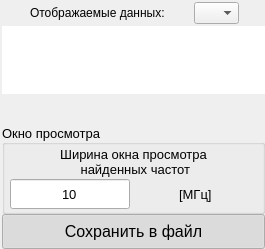
       <widget class="QWidget" name="widget_main" native="true">
        <property name="styleSheet">
         <string notr="true"/>
        </property>
        <layout class="QVBoxLayout" name="layout_main">
         <property name="spacing">
          <number>0</number>
         </property>
         <property name="leftMargin">
          <number>0</number>
         </property>
         <property name="topMargin">
          <number>0</number>
         </property>
         <property name="rightMargin">
          <number>0</number>
         </property>
         <property name="bottomMargin">
          <number>0</number>
         </property>
         <item>
          <widget class="QWidget" name="widget_main_body" native="true">
           <property name="styleSheet">
            <string notr="true"/>
           </property>
           <layout class="QHBoxLayout" name="layout__main_body" stretch="1,0">
            <property name="spacing">
             <number>0</number>
            </property>
            <property name="leftMargin">
             <number>0</number>
            </property>
            <property name="topMargin">
             <number>0</number>
            </property>
            <property name="rightMargin">
             <number>0</number>
            </property>
            <property name="bottomMargin">
             <number>0</number>
            </property>
            <item>
             <widget class="QWidget" name="widget_plotting" native="true">
              <property name="styleSheet">
               <string notr="true">QWidget{
background-color: rgb(240, 240, 240);
color: rgb(0, 0, 0);
}</string>
              </property>
              <layout class="QVBoxLayout" name="layout_plotting">
               <property name="spacing">
                <number>0</number>
               </property>
               <property name="leftMargin">
                <number>0</number>
               </property>
               <property name="topMargin">
                <number>0</number>
               </property>
               <property name="rightMargin">
                <number>0</number>
               </property>
               <property name="bottomMargin">
                <number>0</number>
               </property>
               <item>
                <widget class="QWidget" name="widget_plot_1" native="true">
                 <layout class="QVBoxLayout" name="layout_plot_1">
                  <property name="spacing">
                   <number>0</number>
                  </property>
                  <property name="leftMargin">
                   <number>0</number>
                  </property>
                  <property name="topMargin">
                   <number>0</number>
                  </property>
                  <property name="rightMargin">
                   <number>0</number>
                  </property>
                  <property name="bottomMargin">
                   <number>0</number>
                  </property>
                 </layout>
                </widget>
               </item>
              </layout>
             </widget>
            </item>
            <item>
             <widget class="QWidget" name="widget_right" native="true">
              <property name="minimumSize">
               <size>
                <width>265</width>
                <height>0</height>
               </size>
              </property>
              <property name="styleSheet">
               <string notr="true"/>
              </property>
              <layout class="QHBoxLayout" name="layout_right">
               <property name="spacing">
                <number>0</number>
               </property>
               <property name="leftMargin">
                <number>0</number>
               </property>
               <property name="topMargin">
                <number>0</number>
               </property>
               <property name="rightMargin">
                <number>0</number>
               </property>
               <property name="bottomMargin">
                <number>0</number>
               </property>
               <item>
                <widget class="QWidget" name="widget_table" native="true">
                 <property name="styleSheet">
                  <string notr="true">/* Состояние - не выбран*/
QCheckBox::indicator:unchecked {
	/* Выбор картинки*/
	image: url(:/table_checkbox/resource/table_checkbox/var2_color/no_red_24dp.svg);
}

/* Состояние -  выбран*/
QCheckBox::indicator:checked {
	/* Выбор картинки*/
	image: url(:/table_checkbox/resource/table_checkbox/var2_color/yes_green_24dp.svg);
}
</string>
                 </property>
                 <layout class="QVBoxLayout" name="layout_table">
                  <property name="spacing">
                   <number>0</number>
                  </property>
                  <property name="leftMargin">
                   <number>2</number>
                  </property>
                  <property name="topMargin">
                   <number>0</number>
                  </property>
                  <property name="rightMargin">
                   <number>0</number>
                  </property>
                  <property name="bottomMargin">
                   <number>0</number>
                  </property>
                  <item>
                   <widget class="QWidget" name="widget_table_view_mode" native="true">
                    <layout class="QHBoxLayout" name="horizontalLayout">
                     <property name="spacing">
                      <number>0</number>
                     </property>
                     <property name="leftMargin">
                      <number>2</number>
                     </property>
                     <property name="topMargin">
                      <number>2</number>
                     </property>
                     <property name="rightMargin">
                      <number>0</number>
                     </property>
                     <property name="bottomMargin">
                      <number>2</number>
                     </property>
                     <item>
                      <widget class="QLabel" name="label_text_select_table_display">
                       <property name="sizePolicy">
                        <sizepolicy hsizetype="Maximum" vsizetype="Preferred">
                         <horstretch>0</horstretch>
                         <verstretch>0</verstretch>
                        </sizepolicy>
                       </property>
                       <property name="text">
                        <string>Отображаемые данных: </string>
                       </property>
                      </widget>
                     </item>
                     <item>
                      <widget class="QComboBox" name="comboBox_select_table_view">
                       <property name="maximumSize">
                        <size>
                         <width>45</width>
                         <height>16777215</height>
                        </size>
                       </property>
                       <property name="styleSheet">
                        <string notr="true">QWidget{
selection-background-color: rgb(191, 191, 191);

}</string>
                       </property>
                       <property name="currentText">
                        <string/>
                       </property>
                       <property name="insertPolicy">
                        <enum>QComboBox::InsertPolicy::InsertAtBottom</enum>
                       </property>
                       <property name="iconSize">
                        <size>
                         <width>20</width>
                         <height>20</height>
                        </size>
                       </property>
                       <item>
                        <property name="text">
                         <string/>
                        </property>
                        <property name="icon">
                         <iconset resource="resources.qrc">
                          <normaloff>:/multi_check_box/resource/multi_check_box_svg/all_24dp.svg</normaloff>:/multi_check_box/resource/multi_check_box_svg/all_24dp.svg</iconset>
                        </property>
                       </item>
                       <item>
                        <property name="text">
                         <string/>
                        </property>
                        <property name="icon">
                         <iconset resource="resources.qrc">
                          <normaloff>:/multi_check_box/resource/multi_check_box_svg/undefined_24dp.svg</normaloff>:/multi_check_box/resource/multi_check_box_svg/undefined_24dp.svg</iconset>
                        </property>
                       </item>
                       <item>
                        <property name="text">
                         <string/>
                        </property>
                        <property name="icon">
                         <iconset resource="resources.qrc">
                          <normaloff>:/multi_check_box/resource/multi_check_box_svg/no_24dp.svg</normaloff>:/multi_check_box/resource/multi_check_box_svg/no_24dp.svg</iconset>
                        </property>
                       </item>
                       <item>
                        <property name="text">
                         <string/>
                        </property>
                        <property name="icon">
                         <iconset resource="resources.qrc">
                          <normaloff>:/multi_check_box/resource/multi_check_box_svg/yes_green_24dp.svg</normaloff>:/multi_check_box/resource/multi_check_box_svg/yes_green_24dp.svg</iconset>
                        </property>
                       </item>
                       <item>
                        <property name="text">
                         <string/>
                        </property>
                        <property name="icon">
                         <iconset resource="resources.qrc">
                          <normaloff>:/multi_check_box/resource/multi_check_box_svg/yes_blue_24dp.svg</normaloff>:/multi_check_box/resource/multi_check_box_svg/yes_blue_24dp.svg</iconset>
                        </property>
                       </item>
                      </widget>
                     </item>
                    </layout>
                   </widget>
                  </item>
                  <item>
                   <widget class="QTableWidget" name="tableWidget_frequency_absorption">
                    <property name="sizePolicy">
                     <sizepolicy hsizetype="Expanding" vsizetype="Expanding">
                      <horstretch>0</horstretch>
                      <verstretch>0</verstretch>
                     </sizepolicy>
                    </property>
                    <property name="styleSheet">
                     <string notr="true"/>
                    </property>
                    <property name="frameShape">
                     <enum>QFrame::Shape::NoFrame</enum>
                    </property>
                    <property name="horizontalScrollBarPolicy">
                     <enum>Qt::ScrollBarPolicy::ScrollBarAlwaysOff</enum>
                    </property>
                    <property name="sizeAdjustPolicy">
                     <enum>QAbstractScrollArea::SizeAdjustPolicy::AdjustToContents</enum>
                    </property>
                    <property name="editTriggers">
                     <set>QAbstractItemView::EditTrigger::AnyKeyPressed|QAbstractItemView::EditTrigger::EditKeyPressed</set>
                    </property>
                    <property name="tabKeyNavigation">
                     <bool>false</bool>
                    </property>
                    <property name="showDropIndicator" stdset="0">
                     <bool>false</bool>
                    </property>
                    <property name="dragDropOverwriteMode">
                     <bool>false</bool>
                    </property>
                    <property name="selectionMode">
                     <enum>QAbstractItemView::SelectionMode::SingleSelection</enum>
                    </property>
                    <property name="selectionBehavior">
                     <enum>QAbstractItemView::SelectionBehavior::SelectRows</enum>
                    </property>
                    <property name="iconSize">
                     <size>
                      <width>0</width>
                      <height>0</height>
                     </size>
                    </property>
                    <property name="showGrid">
                     <bool>true</bool>
                    </property>
                    <property name="sortingEnabled">
                     <bool>false</bool>
                    </property>
                    <property name="rowCount">
                     <number>0</number>
                    </property>
                    <property name="columnCount">
                     <number>0</number>
                    </property>
                    <attribute name="horizontalHeaderCascadingSectionResizes">
                     <bool>false</bool>
                    </attribute>
                    <attribute name="horizontalHeaderShowSortIndicator" stdset="0">
                     <bool>false</bool>
                    </attribute>
                    <attribute name="horizontalHeaderStretchLastSection">
                     <bool>false</bool>
                    </attribute>
                   </widget>
                  </item>
                  <item>
                   <widget class="QWidget" name="widget_bottom" native="true">
                    <property name="sizePolicy">
                     <sizepolicy hsizetype="Preferred" vsizetype="Preferred">
                      <horstretch>0</horstretch>
                      <verstretch>0</verstretch>
                     </sizepolicy>
                    </property>
                    <property name="minimumSize">
                     <size>
                      <width>0</width>
                      <height>0</height>
                     </size>
                    </property>
                    <property name="styleSheet">
                     <string notr="true"/>
                    </property>
                    <layout class="QVBoxLayout" name="layout_bottom">
                     <property name="spacing">
                      <number>0</number>
                     </property>
                     <property name="sizeConstraint">
                      <enum>QLayout::SizeConstraint::SetDefaultConstraint</enum>
                     </property>
                     <property name="leftMargin">
                      <number>0</number>
                     </property>
                     <property name="topMargin">
                      <number>0</number>
                     </property>
                     <property name="rightMargin">
                      <number>0</number>
                     </property>
                     <property name="bottomMargin">
                      <number>0</number>
                     </property>
                     <item>
                      <widget class="QLabel" name="label_statistics_on_selected_frequencies">
                       <property name="sizePolicy">
                        <sizepolicy hsizetype="Preferred" vsizetype="Fixed">
                         <horstretch>0</horstretch>
                         <verstretch>0</verstretch>
                        </sizepolicy>
                       </property>
                       <property name="minimumSize">
                        <size>
                         <width>0</width>
                         <height>30</height>
                        </size>
                       </property>
                       <property name="styleSheet">
                        <string notr="true"/>
                       </property>
                       <property name="text">
                        <string/>
                       </property>
                      </widget>
                     </item>
                     <item>
                      <widget class="QGroupBox" name="groupBox_window_view">
                       <property name="minimumSize">
                        <size>
                         <width>0</width>
                         <height>90</height>
                        </size>
                       </property>
                       <property name="maximumSize">
                        <size>
                         <width>16777215</width>
                         <height>16777215</height>
                        </size>
                       </property>
                       <property name="sizeIncrement">
                        <size>
                         <width>0</width>
                         <height>0</height>
                        </size>
                       </property>
                       <property name="baseSize">
                        <size>
                         <width>0</width>
                         <height>0</height>
                        </size>
                       </property>
                       <property name="font">
                        <font>
                         <family>MS Shell Dlg 2</family>
                         <pointsize>10</pointsize>
                         <italic>false</italic>
                         <bold>false</bold>
                        </font>
                       </property>
                       <property name="cursor">
                        <cursorShape>ArrowCursor</cursorShape>
                       </property>
                       <property name="mouseTracking">
                        <bool>false</bool>
                       </property>
                       <property name="tabletTracking">
                        <bool>false</bool>
                       </property>
                       <property name="styleSheet">
                        <string notr="true"/>
                       </property>
                       <property name="title">
                        <string>Окно просмотра</string>
                       </property>
                       <property name="alignment">
                        <set>Qt::AlignmentFlag::AlignLeading|Qt::AlignmentFlag::AlignLeft|Qt::AlignmentFlag::AlignVCenter</set>
                       </property>
                       <property name="flat">
                        <bool>true</bool>
                       </property>
                       <property name="checkable">
                        <bool>false</bool>
                       </property>
                       <layout class="QVBoxLayout" name="layout_frequency_range_3">
                        <property name="spacing">
                         <number>0</number>
                        </property>
                        <property name="leftMargin">
                         <number>5</number>
                        </property>
                        <property name="topMargin">
                         <number>0</number>
                        </property>
                        <property name="rightMargin">
                         <number>5</number>
                        </property>
                        <property name="bottomMargin">
                         <number>0</number>
                        </property>
                        <item>
                         <widget class="QLabel" name="label_text_window_width">
                          <property name="text">
                           <string>Ширина окна просмотра 
 найденных частот</string>
                          </property>
                          <property name="alignment">
                           <set>Qt::AlignmentFlag::AlignCenter</set>
                          </property>
                         </widget>
                        </item>
                        <item>
                         <widget class="QWidget" name="widget_input_window_view" native="true">
                          <property name="sizePolicy">
                           <sizepolicy hsizetype="Ignored" vsizetype="Preferred">
                            <horstretch>0</horstretch>
                            <verstretch>0</verstretch>
                           </sizepolicy>
                          </property>
                          <property name="minimumSize">
                           <size>
                            <width>0</width>
                            <height>30</height>
                           </size>
                          </property>
                          <property name="styleSheet">
                           <string notr="true"/>
                          </property>
                          <layout class="QHBoxLayout" name="layout_start_range_8">
                           <property name="spacing">
                            <number>0</number>
                           </property>
                           <property name="sizeConstraint">
                            <enum>QLayout::SizeConstraint::SetDefaultConstraint</enum>
                           </property>
                           <property name="leftMargin">
                            <number>0</number>
                           </property>
                           <property name="topMargin">
                            <number>0</number>
                           </property>
                           <property name="rightMargin">
                            <number>0</number>
                           </property>
                           <property name="bottomMargin">
                            <number>0</number>
                           </property>
                           <item>
                            <widget class="QLineEdit" name="lineEdit_window_width">
                             <property name="enabled">
                              <bool>true</bool>
                             </property>
                             <property name="sizePolicy">
                              <sizepolicy hsizetype="Maximum" vsizetype="Fixed">
                               <horstretch>0</horstretch>
                               <verstretch>0</verstretch>
                              </sizepolicy>
                             </property>
                             <property name="minimumSize">
                              <size>
                               <width>0</width>
                               <height>30</height>
                              </size>
                             </property>
                             <property name="maximumSize">
                              <size>
                               <width>120</width>
                               <height>30</height>
                              </size>
                             </property>
                             <property name="styleSheet">
                              <string notr="true"/>
                             </property>
                             <property name="text">
                              <string notr="true">10</string>
                             </property>
                             <property name="maxLength">
                              <number>10</number>
                             </property>
                             <property name="alignment">
                              <set>Qt::AlignmentFlag::AlignCenter</set>
                             </property>
                             <property name="dragEnabled">
                              <bool>false</bool>
                             </property>
                            </widget>
                           </item>
                           <item>
                            <widget class="QLabel" name="label_text_units_window_width">
                             <property name="sizePolicy">
                              <sizepolicy hsizetype="Minimum" vsizetype="Preferred">
                               <horstretch>0</horstretch>
                               <verstretch>0</verstretch>
                              </sizepolicy>
                             </property>
                             <property name="minimumSize">
                              <size>
                               <width>0</width>
                               <height>30</height>
                              </size>
                             </property>
                             <property name="styleSheet">
                              <string notr="true"/>
                             </property>
                             <property name="text">
                              <string> [МГц]</string>
                             </property>
                             <property name="alignment">
                              <set>Qt::AlignmentFlag::AlignCenter</set>
                             </property>
                            </widget>
                           </item>
                          </layout>
                         </widget>
                        </item>
                       </layout>
                      </widget>
                     </item>
                     <item>
                      <widget class="QPushButton" name="pushButton_save_table_to_file">
                       <property name="sizePolicy">
                        <sizepolicy hsizetype="Minimum" vsizetype="Fixed">
                         <horstretch>0</horstretch>
                         <verstretch>0</verstretch>
                        </sizepolicy>
                       </property>
                       <property name="minimumSize">
                        <size>
                         <width>0</width>
                         <height>35</height>
                        </size>
                       </property>
                       <property name="maximumSize">
                        <size>
                         <width>16777215</width>
                         <height>35</height>
                        </size>
                       </property>
                       <property name="font">
                        <font>
                         <family>MS Shell Dlg 2</family>
                         <pointsize>12</pointsize>
                         <italic>false</italic>
                         <bold>false</bold>
                        </font>
                       </property>
                       <property name="cursor">
                        <cursorShape>PointingHandCursor</cursorShape>
                       </property>
                       <property name="accessibleDescription">
                        <string/>
                       </property>
                       <property name="layoutDirection">
                        <enum>Qt::LayoutDirection::LeftToRight</enum>
                       </property>
                       <property name="autoFillBackground">
                        <bool>false</bool>
                       </property>
                       <property name="styleSheet">
                        <string notr="true"/>
                       </property>
                       <property name="text">
                        <string>Сохранить в файл</string>
                       </property>
                       <property name="iconSize">
                        <size>
                         <width>0</width>
                         <height>0</height>
                        </size>
                       </property>
                       <property name="checkable">
                        <bool>true</bool>
                       </property>
                       <property name="checked">
                        <bool>true</bool>
                       </property>
                       <property name="autoRepeat">
                        <bool>false</bool>
                       </property>
                       <property name="autoExclusive">
                        <bool>false</bool>
                       </property>
                       <property name="default">
                        <bool>false</bool>
                       </property>
                       <property name="flat">
                        <bool>false</bool>
                       </property>
                      </widget>
                     </item>
                    </layout>
                   </widget>
                  </item>
                 </layout>
                </widget>
               </item>
              </layout>
             </widget>
            </item>
           </layout>
          </widget>
         </item>
        </layout>
       </widget>
